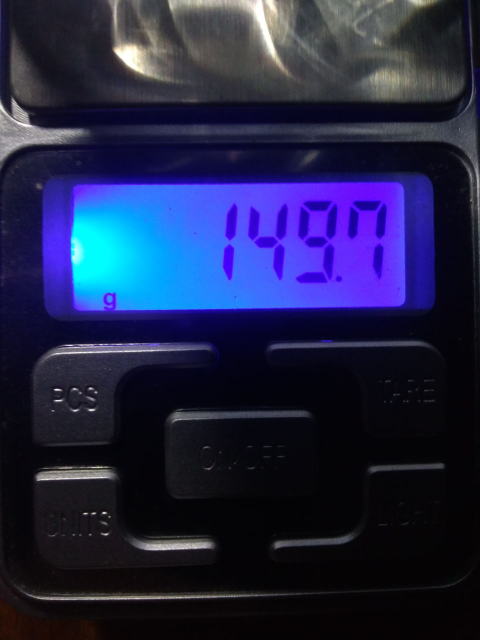
#> input picture Display recognition/shot.jpg, 960 x 1280 px (shown at 1/2 size)
$ jupyter execute --allow-errors 'Segment indicator.ipynb'
#> lines starting #> are read from the running program, lines starting #| are printed output that depends on the picture
# Распознавание изображений с данными семисегментных индикаторов

[cell 1]
import imutils  # pip install imutils
from imutils.perspective import four_point_transform
from imutils import contours

import cv2 as cv     # pip install opencv-python
from matplotlib import pyplot as plt

# Описание включения сегментов для разных цифр
# порядок сверху вниз, слева направо
DIGITS_LOOKUP = {
    (1, 1, 1, 0, 1, 1, 1): 0,
    (0, 0, 1, 0, 0, 1, 0): 1,
    (1, 0, 1, 1, 1, 1, 0): 2,
    (1, 0, 1, 1, 0, 1, 1): 3,
    (0, 1, 1, 1, 0, 1, 0): 4,
    (1, 1, 0, 1, 0, 1, 1): 5,
    (1, 1, 0, 1, 1, 1, 1): 6,
    (1, 0, 1, 0, 0, 1, 0): 7,
    (1, 1, 1, 1, 1, 1, 1): 8,
    (1, 1, 1, 1, 0, 1, 1): 9
}

[cell 2]
# Для начала считаем имеющееся изображение весов
image = cv.imread("shot.jpg")
#> image is the input picture: shape (1280, 960, 3); mean B, G, R 71.2, 36.5, 33
image = imutils.resize(image, height=400)
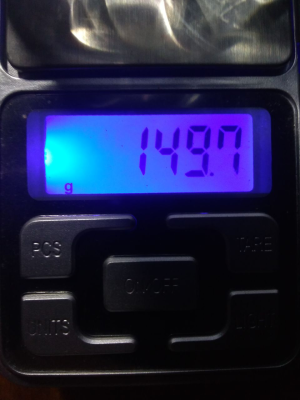
#> image: shape (400, 300, 3); mean B, G, R 71.2, 36.5, 33

# Перевод в оттенки серого
grey = cv.cvtColor(image, cv.COLOR_BGR2GRAY)
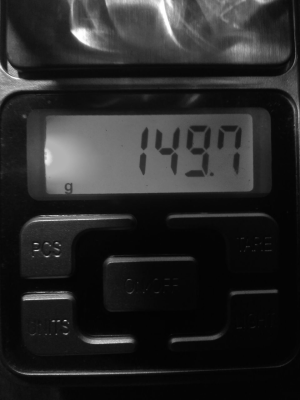
#> grey: shape (400, 300); min 2, max 255, mean 39.4
cv.imwrite("grey_shot.jpg", grey)

# Гаусово размытие с ядром 5х5 для удаления мелкого шума
blur = cv.GaussianBlur(grey, (5, 5), 0)
cv.imwrite("blur_shot.jpg", blur)

# Определение границ при помощи алгоритма Кэнни
edge = cv.Canny(blur, 20, 100,  1000)
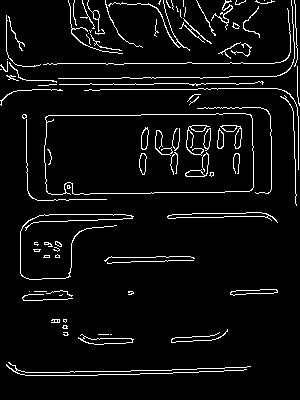
#> edge: shape (400, 300); 5.5% white in thin lines or dots
cv.imwrite("edge_shot.jpg", edge)
#> Out = True
